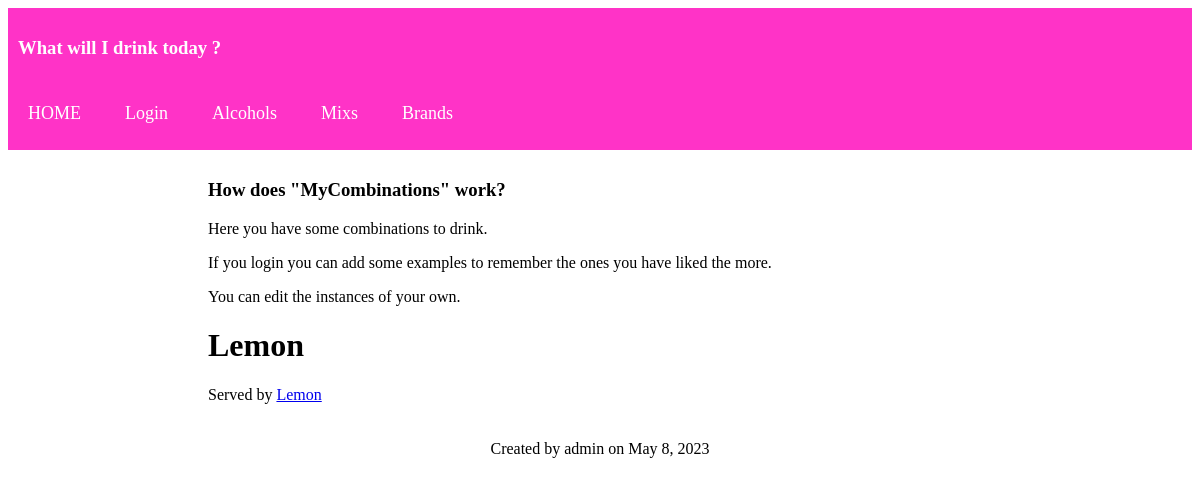
Screenshot of /mycombinations/mixs/1 with the database file from the repository.
### web/models.py (models this page shows, shortened)
class Mix(models.Model):
    name = models.CharField(max_length=200)
    brand = models.ForeignKey(Brand, on_delete=models.CASCADE)
    user = models.ForeignKey(User, default=1, on_delete=models.CASCADE)
    date = models.DateField(default=date.today)

### web/views.py (the view)
class MixDetail(generic.DetailView):
    model = Mix
    template_name = 'web/mix_detail.html'
    def get_context_data(self, **kwargs):
        context = super(MixDetail, self).get_context_data(**kwargs)
        return context

### web/templates/web/mix_detail.html (shortened to what this page needs)
{% extends "web/index.html" %}
{% block content %}
<h1>
    {{ mix.name }}
</h1>
<p>Served by <a href="{% url 'web:mix_detail' mix.id %}">{{ mix.name }}</a></p>
{% endblock %}
{% block footer %}
    Created by {{ mix.user }} on {{ mix.date }}
{% endblock %}

### rows the page displays
Mix: name "Lemon", user "admin", date "May 8, 2023"
